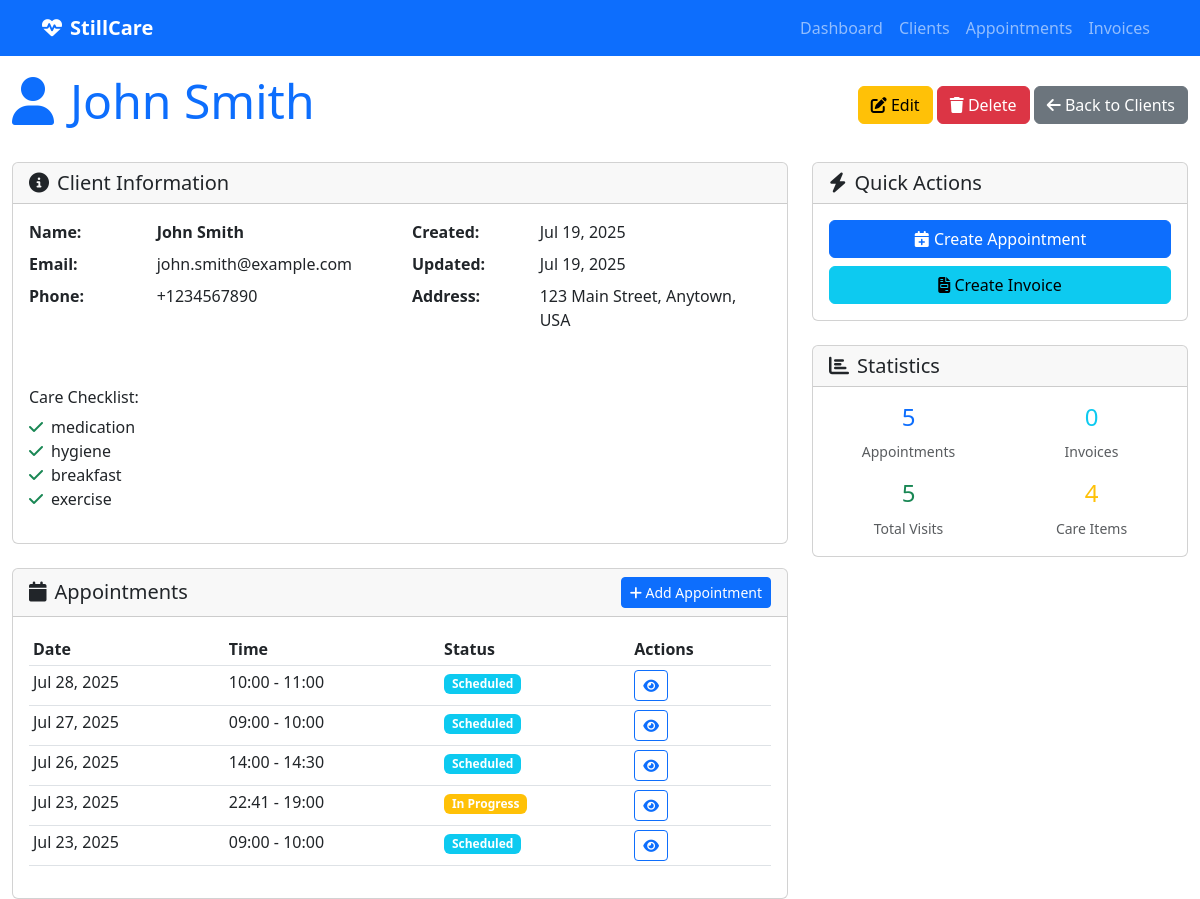
The app's page /clients/1/, older data.
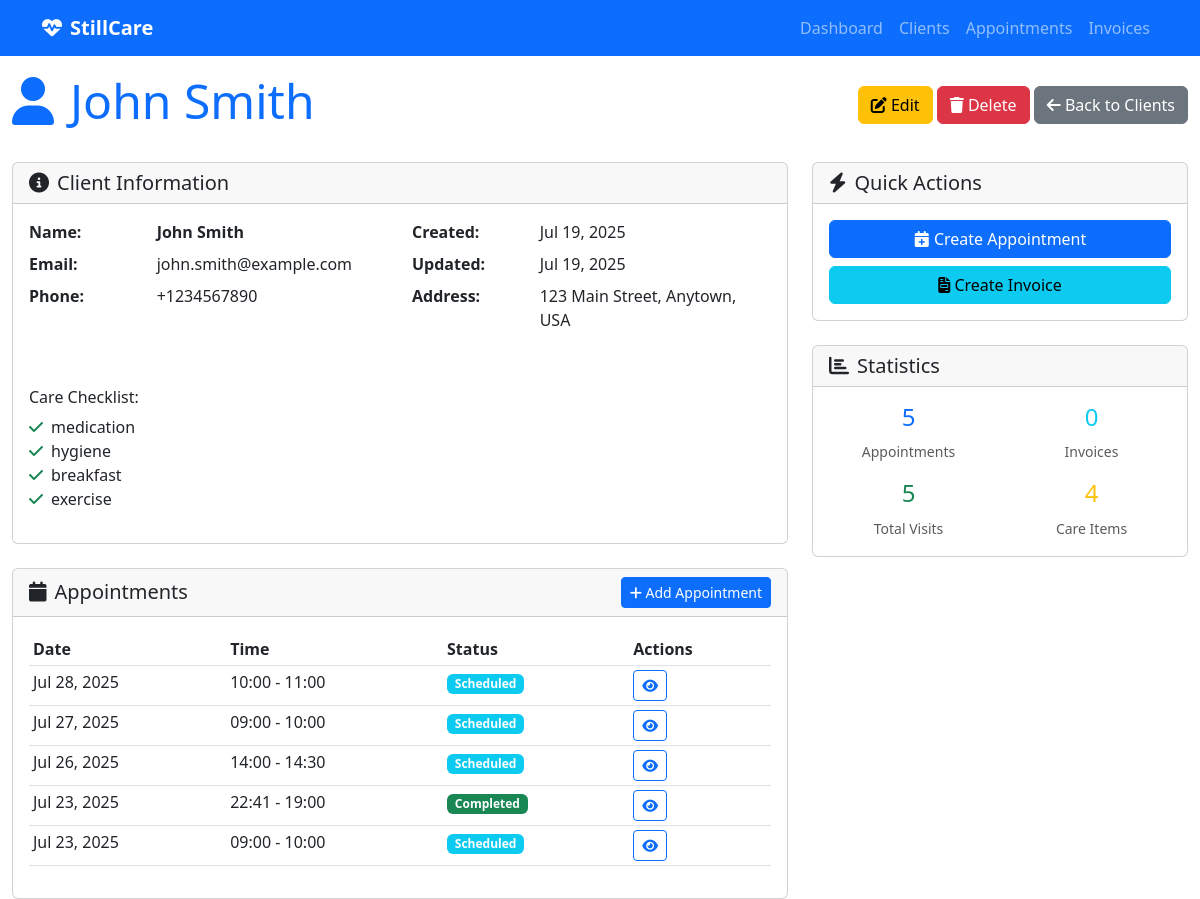
The same page, newer data.
### appointment_management/models.py (models this page shows, shortened)
class Appointment(models.Model):
    FREQUENCY_CHOICES = [
        ('daily', 'Daily'),
        ('weekly', 'Weekly'),
        ('monthly', 'Monthly'),
    ]
    title = models.CharField(max_length=200)
    description = models.TextField(blank=True, null=True)
    start_time = models.DateTimeField(help_text="When the appointment/visit should start")
    end_time = models.DateTimeField(help_text="When the appointment/visit should end")
    status = models.CharField(max_length=50, choices=[
        ('scheduled', 'Scheduled'),
        ('completed', 'Completed'),
        ('cancelled', 'Cancelled'),
        ('no_show', 'No Show'),
    ], default='scheduled')
    client = models.ForeignKey(
        'client_management.Client',
        on_delete=models.CASCADE,
        related_name='appointments',
        help_text="The client this appointment is for"
    )
    frequency = models.CharField(
        max_length=20,
        choices=FREQUENCY_CHOICES,
        blank=True,
        null=True,
        help_text="How often this appointment repeats"
    )
    assigned_staff = models.ForeignKey(settings.AUTH_USER_MODEL, on_delete=models.PROTECT, null=False, blank=False, related_name='appointments', help_text="Staff member assigned to this appointment")
    created_at = models.DateTimeField(auto_now_add=True)
    updated_at = models.DateTimeField(auto_now=True)
    class Meta:
        verbose_name = "Appointment"
        verbose_name_plural = "Appointments"
    VISIT_STATUS_CHOICES = [
        ('scheduled', 'Scheduled'),
        ('in_progress', 'In Progress'),
        ('completed', 'Completed'),
        ('cancelled', 'Cancelled'),
    ]
    status = models.CharField(
        max_length=20,
        choices=VISIT_STATUS_CHOICES,
        default='scheduled'
    )
    actual_start_time = models.DateTimeField(blank=True, null=True)
    actual_end_time = models.DateTimeField(blank=True, null=True)
    checklist_items = models.JSONField(
        default=list,
        help_text="List of checklist items from the client's care plan"
    )

### care_backend/views.py (the view)
# urls.py: path('clients/<int:client_id>/', views.client_detail, name='client_detail'),
def client_detail(request, client_id):
    client = get_object_or_404(Client, id=client_id)
    appointments = Appointment.objects.filter(client=client).order_by('-start_time')
    invoices = InvoiceGroup.objects.filter(client=client).order_by('-created_at')
    context = {
        'client': client,
        'appointments': appointments,
        'invoices': invoices,
    }
    return render(request, 'clients/detail.html', context)

### client_management/models.py (called while the page is built)
    @property
    def full_name(self):
        return f"{self.first_name} {self.last_name}"

### templates/clients/detail.html (shortened to what the changed rows need)
{% extends "base.html" %}
{% block content %}
<div class="d-flex justify-content-between align-items-center mb-4">
    <h1 class="display-5 text-primary"><i class="fas fa-user me-3"></i>{{ client.full_name }}</h1>
</div>
<div class="row">
    <div class="col-lg-8">
        <div class="card">
            <div class="card-body">
                {% if appointments %}
                    <div class="table-responsive">
                        <table class="table table-sm">
                            <thead>
                                <tr>
                                    <th>Date</th>
                                    <th>Time</th>
                                    <th>Status</th>
                                    <th>Actions</th>
                                </tr>
                            </thead>
                            <tbody>
                                {% for appointment in appointments %}
                                <tr>
                                    <td>{{ appointment.start_time|date:"M d, Y" }}</td>
                                    <td>{{ appointment.start_time|time:"H:i" }} - {{ appointment.end_time|time:"H:i" }}</td>
                                    <td>
                                        <span class="badge bg-{% if appointment.status == 'scheduled' %}info{% elif appointment.status == 'completed' %}success{% elif appointment.status == 'in_progress' %}warning{% else %}secondary{% endif %}">
                                            {{ appointment.get_status_display }}
                                        </span>
                                    </td>
                                    <td>
                                        <a href="{% url 'appointment_detail' appointment.id %}" class="btn btn-sm btn-outline-primary">
                                            <i class="fas fa-eye"></i>
                                        </a>
                                    </td>
                                </tr>
                                {% endfor %}
                            </tbody>
                        </table>
                    </div>
                {% else %}
                    <p class="text-muted">No appointments found for this client.</p>
                {% endif %}
            </div>
        </div>
    </div>
</div>
{% endblock %}

Row changes from the older to the newer data that the page shows:
changed Appointment: status "In Progress" → "Completed"
